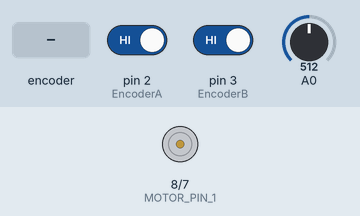
The sketch below on a simulated Arduino Uno, built with avr-gcc and run on an emulated ATmega328P. On the bench: motor-driver pin pairs drawn as motors (green arrow = first pin HIGH = forward, orange = second pin HIGH = backward, longer = more drive, scaled by the enable pin). Inputs (shaded band) come from the test bench; at power-on: pin 2 (EncoderA) HIGH, pin 3 (EncoderB) HIGH, A0 = 512. What the sketch prints to the serial monitor is not drawn.

Above: at 1.2 s.
1.3 s: rotary encoder on pin 2 (EncoderA) / pin 3 (EncoderB) turned 3 steps (first pin leading)
Timing chart, 0 to 4.3 s (numbered marks = the images above; inputs shaded):
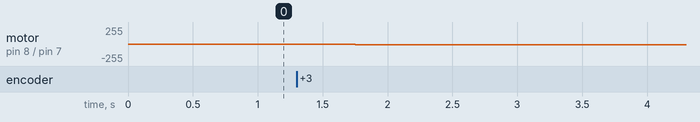

Measured:
- after the input at 1.3 s, motor on pin 8 (MOTOR_PIN_1) / pin 7 (MOTOR_PIN_2): stopped → backward 3/255 after 0.05 s, → backward 7/255 0.20 s later, → backward 10/255 0.20 s later

The sketch:

wk11_lab_ex3.ino
```cpp
#include <SPI.h>
#define EncoderB 3
#define EncoderA 2
#define MOTOR_PIN_1 8
#define MOTOR_PIN_2 7
#define PWM_PIN 6


volatile int encoderCount = 0;
volatile int encoderDir;
int setpoint;

void setup()
{
  pinMode(EncoderB, INPUT_PULLUP);
  pinMode(EncoderA, INPUT_PULLUP);
  pinMode(MOTOR_PIN_1, OUTPUT);
  pinMode(MOTOR_PIN_2, OUTPUT);
  pinMode(PWM_PIN, OUTPUT);
  pinMode(A0,INPUT);
  Serial.begin(9600);

  attachInterrupt(digitalPinToInterrupt(EncoderA),ChannelA, RISING);
  attachInterrupt(digitalPinToInterrupt(EncoderB),ChannelB, RISING);
}

void loop()
{
  int val = analogRead(A0);
  int error = setpoint - encoderCount;
  int control_value= 3.5*(float)(error);
  setSpeed(control_value);
  Serial.print(control_value);
  Serial.print(" , ");
  Serial.println(encoderCount);
}

void moveForward(int Speed)
{
  digitalWrite(MOTOR_PIN_1, LOW);
  digitalWrite(MOTOR_PIN_2, HIGH);
  analogWrite(PWM_PIN, Speed);
}

void moveBackward(int Speed)
{
  digitalWrite(MOTOR_PIN_1, HIGH);
  digitalWrite(MOTOR_PIN_2, LOW);
  analogWrite(PWM_PIN, Speed);
}

void setSpeed(int i)
{
  if(i > 0 && i < 255)
  {
    moveForward(i);
  }
  if(i < 0 && i > -255)
  {
    int vv = i*(-1);
    moveBackward(i);
  }
  //digitalWrite(LED, encoderDir);
  int j = encoderCount/100;
  //write7Segment(j);
}
void ChannelA()
{
  if (digitalRead(EncoderA) == 1
      && digitalRead(EncoderB) == 0) {
    encoderCount--;
    encoderDir = 0;
  }
}
void ChannelB()
{
  if (digitalRead(EncoderA) == 0
      && digitalRead(EncoderB) == 1){
    encoderCount++;
    encoderDir = 1;
  }
}
```
